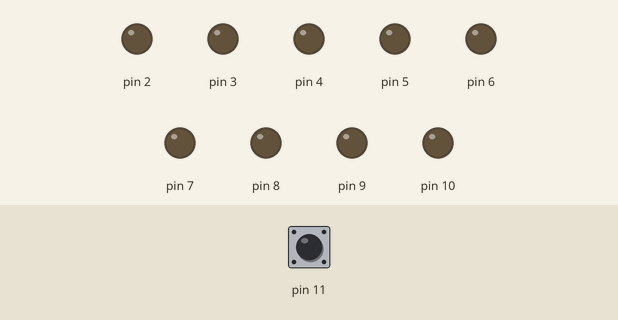
This sketch was run on a simulated Arduino Uno, built with avr-gcc and run on an emulated ATmega328P. Parts: output pins drawn as LEDs (lit = HIGH). Dashed ring = blinking. Inputs (shaded band) come from the test bench; at power-on: pin 11 HIGH.

Above: at 1.2 s.
1.3 s: pin 11 pulled LOW for 0.15 s
At 1.55 s:
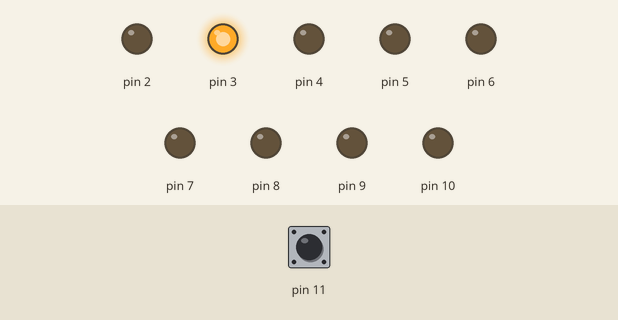
At 1.95 s:
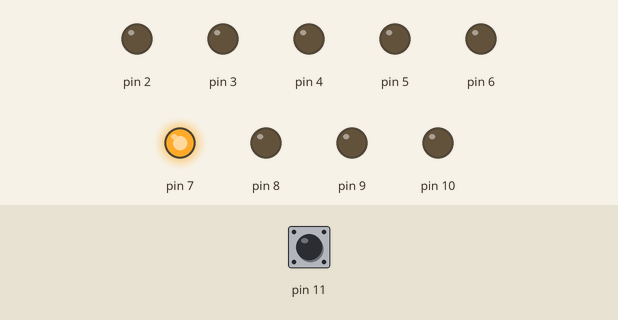
4.3 s: pin 11 pulled LOW for 3.2 s
At 4.65 s:
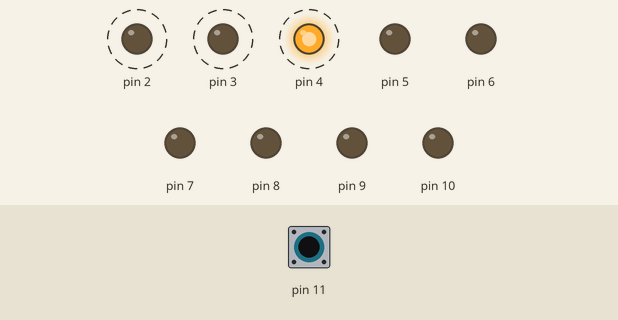
Timing chart, 0 to 9.8 s (numbered marks = the images above; inputs shaded):
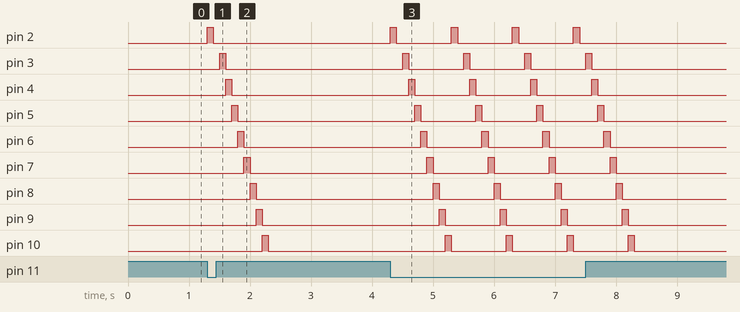

The sketch:

2.some_correction_was_done_in_final_code.ino
```cpp
// made by sujal
// project description:- learning timer interrupt
// blink 9 (pin 2-10) led in sequence with push button (pin 11) no added any pull up registor externally
// https://www.javatpoint.com/avr-input-output-port-programming
// https://www.hackster.io/Hack-star-Arduino/learn-arduino-port-manipulation-2022-10f9af
// https://www.arduino.cc/en/Reference/PortManipulation
// https://learn.sparkfun.com/tutorials/digital-logic
// https://www.youtube.com/watch?v=6q1yEb_ukw8
// https://www.youtube.com/watch?v=yGJq2XxfdlY
// https://www.youtube.com/watch?v=UhTRrjYXqPU
// https://www.youtube.com/watch?v=dLYeuXTsmgQ

void setup() {
  DDRD = B11111100; // set direction of registor
  DDRB = B00000111; // set direction of registor
  PORTB = B00001000; // pull-up registor

}

void loop()
{ int READ;
  PORTB = B00001000; // pull-up registor
  READ = (PINB >> 3 & B00001000 >> 3); // read B3 = pin 10
  Serial.println(READ);
  if(READ == 0)
  {
    PORTD |=  B00000100;   // Add OR logical expression for add bit
    delay(100);
    PORTD &= !B00000100;   // Add AND logical expression for remove bit
    delay(100);

    PORTD = B00001000;
    delay(100);
    cl();
    PORTD = B00010000;
    delay(100);
    cl();
    PORTD = B00100000;
    delay(100);
    cl();
    PORTD = B01000000;
    delay(100);
    cl();
    PORTD = B10000000;
    delay(100);
    cl();
    PORTB = B00001001;
    delay(100);
    cl();
    PORTB = B00001010;
    delay(100);
    cl();
    PORTB = B00001100;
    delay(100);
    cl();
  }
}
//////////////////////////////////
//function name: cl()
//description: for clear the bits
//////////////////////////////////
void cl()
{
PORTD &= !B11111111;
PORTB &= !B00000111;
}
```

Measured:
- after the input at 1.3 s, pin 2: LOW → HIGH at once, → LOW 0.10 s later; pin 3: LOW → HIGH after 0.20 s, → LOW 0.10 s later; pin 4: LOW → HIGH after 0.30 s, → LOW 0.10 s later; pin 5: LOW → HIGH after 0.40 s, → LOW 0.10 s later; pin 6: LOW → HIGH after 0.50 s, → LOW 0.10 s later
- after the input at 4.3 s, pin 2: alternates HIGH for 0.10 s and LOW for 0.90 s, 8 changes in all, then stays LOW, starting at once; pin 3: alternates HIGH for 0.10 s and LOW for 0.90 s, 8 changes in all, then stays LOW, starting after 0.20 s
